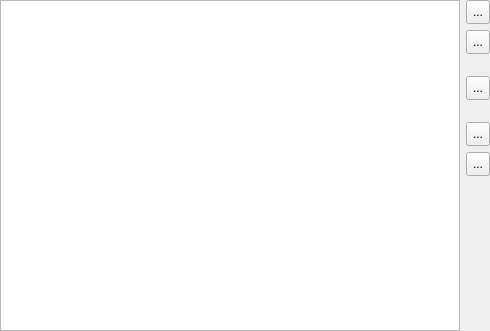
<?xml version="1.0" encoding="UTF-8"?>
<ui version="4.0">
 <class>WaypointTableWidget</class>
 <widget class="QWidget" name="WaypointTableWidget">
  <property name="geometry">
   <rect>
    <x>0</x>
    <y>0</y>
    <width>490</width>
    <height>331</height>
   </rect>
  </property>
  <property name="windowTitle">
   <string>Waypoints</string>
  </property>
  <layout class="QHBoxLayout" name="horizontalLayout">
   <property name="leftMargin">
    <number>0</number>
   </property>
   <property name="topMargin">
    <number>0</number>
   </property>
   <property name="rightMargin">
    <number>0</number>
   </property>
   <property name="bottomMargin">
    <number>0</number>
   </property>
   <item>
    <widget class="QTableView" name="waypointTable">
     <property name="editTriggers">
      <set>QAbstractItemView::DoubleClicked|QAbstractItemView::EditKeyPressed</set>
     </property>
     <property name="selectionMode">
      <enum>QAbstractItemView::ContiguousSelection</enum>
     </property>
     <property name="selectionBehavior">
      <enum>QAbstractItemView::SelectRows</enum>
     </property>
    </widget>
   </item>
   <item>
    <widget class="QWidget" name="waypointTableSideBar" native="true">
     <layout class="QVBoxLayout" name="verticalLayout">
      <property name="leftMargin">
       <number>0</number>
      </property>
      <property name="topMargin">
       <number>0</number>
      </property>
      <property name="rightMargin">
       <number>0</number>
      </property>
      <property name="bottomMargin">
       <number>0</number>
      </property>
      <item>
       <widget class="QToolButton" name="buttonAddWaypoint">
        <property name="minimumSize">
         <size>
          <width>24</width>
          <height>24</height>
         </size>
        </property>
        <property name="maximumSize">
         <size>
          <width>24</width>
          <height>24</height>
         </size>
        </property>
        <property name="toolTip">
         <string>&lt;b&gt;Add Waypoint&lt;/b&gt;</string>
        </property>
        <property name="text">
         <string>...</string>
        </property>
        <property name="checkable">
         <bool>true</bool>
        </property>
        <property name="checked">
         <bool>false</bool>
        </property>
       </widget>
      </item>
      <item>
       <widget class="QToolButton" name="buttonRemoveWaypoint">
        <property name="minimumSize">
         <size>
          <width>24</width>
          <height>24</height>
         </size>
        </property>
        <property name="maximumSize">
         <size>
          <width>24</width>
          <height>24</height>
         </size>
        </property>
        <property name="toolTip">
         <string>&lt;b&gt;Remove Waypoint&lt;/b&gt;</string>
        </property>
        <property name="text">
         <string>...</string>
        </property>
       </widget>
      </item>
      <item>
       <spacer name="verticalSpacerAddRemMod">
        <property name="orientation">
         <enum>Qt::Vertical</enum>
        </property>
        <property name="sizeType">
         <enum>QSizePolicy::Fixed</enum>
        </property>
        <property name="sizeHint" stdset="0">
         <size>
          <width>24</width>
          <height>16</height>
         </size>
        </property>
       </spacer>
      </item>
      <item>
       <widget class="QToolButton" name="buttonMoveWaypoint">
        <property name="minimumSize">
         <size>
          <width>24</width>
          <height>24</height>
         </size>
        </property>
        <property name="maximumSize">
         <size>
          <width>24</width>
          <height>24</height>
         </size>
        </property>
        <property name="toolTip">
         <string>&lt;b&gt;Move Waypoint&lt;/b&gt;</string>
        </property>
        <property name="text">
         <string>...</string>
        </property>
       </widget>
      </item>
      <item>
       <spacer name="verticalSpacerModMove">
        <property name="orientation">
         <enum>Qt::Vertical</enum>
        </property>
        <property name="sizeType">
         <enum>QSizePolicy::Fixed</enum>
        </property>
        <property name="sizeHint" stdset="0">
         <size>
          <width>24</width>
          <height>16</height>
         </size>
        </property>
       </spacer>
      </item>
      <item>
       <widget class="QToolButton" name="buttonMoveWaypointUp">
        <property name="minimumSize">
         <size>
          <width>24</width>
          <height>24</height>
         </size>
        </property>
        <property name="maximumSize">
         <size>
          <width>24</width>
          <height>24</height>
         </size>
        </property>
        <property name="toolTip">
         <string>&lt;b&gt;Move Up&lt;/b&gt;</string>
        </property>
        <property name="text">
         <string>...</string>
        </property>
       </widget>
      </item>
      <item>
       <widget class="QToolButton" name="buttonMoveWaypointDown">
        <property name="minimumSize">
         <size>
          <width>24</width>
          <height>24</height>
         </size>
        </property>
        <property name="maximumSize">
         <size>
          <width>24</width>
          <height>24</height>
         </size>
        </property>
        <property name="toolTip">
         <string>&lt;b&gt;Move Down&lt;/b&gt;</string>
        </property>
        <property name="text">
         <string>...</string>
        </property>
       </widget>
      </item>
      <item>
       <spacer name="verticalSpacerBot">
        <property name="orientation">
         <enum>Qt::Vertical</enum>
        </property>
        <property name="sizeHint" stdset="0">
         <size>
          <width>24</width>
          <height>24</height>
         </size>
        </property>
       </spacer>
      </item>
     </layout>
    </widget>
   </item>
  </layout>
 </widget>
 <resources/>
 <connections/>
</ui>
